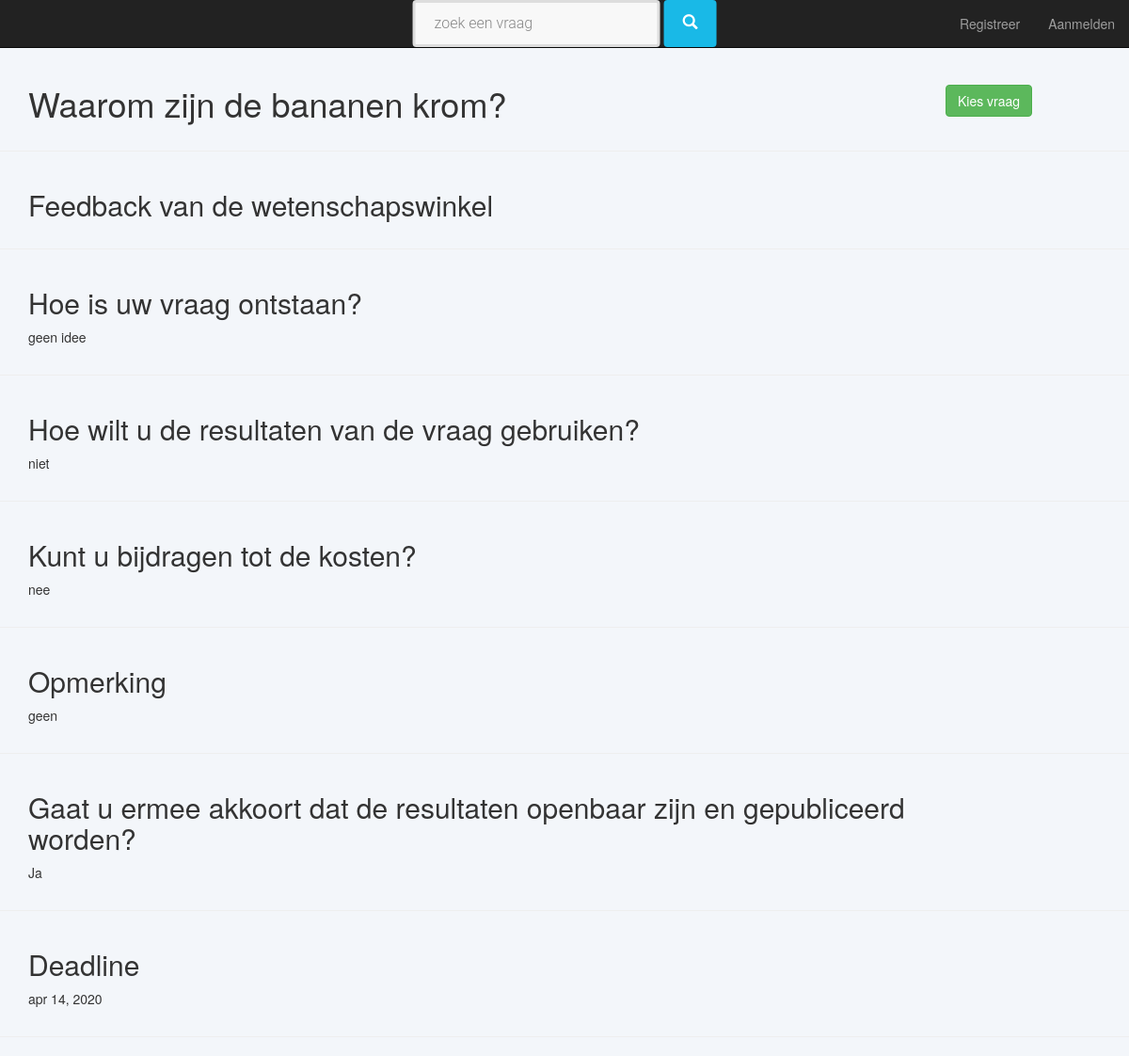
Screenshot of /dbwwinkel/detail_organisation/1 with the database file from the repository.
### dbwwinkel/models.py (models this page shows, shortened)
class Question(models.Model):
    question_text = models.TextField()
    reason = models.TextField()
    purpose = models.TextField()
    own_contribution = models.TextField()
    remarks = models.TextField(blank=True)
    internal_remarks = models.TextField(blank=True)
    how_know_WW = models.TextField(blank=True)
    deadline = models.DateField(blank=True, null=True)
    public = models.BooleanField()
    creation_date = models.DateTimeField(default=timezone.now)
    active = models.BooleanField(default=True)
    status = models.ForeignKey(State)
    region = models.ManyToManyField(Region)
    organisation = models.ForeignKey(Organisation)
    keyword = models.ManyToManyField(Keyword)
    question_subject = models.ManyToManyField(QuestionSubject, blank=True)
    study_field = models.ManyToManyField(StudyField, blank=True)
    def get_status_name(self):
        state_names = [_("nieuw"), _("verwerking centraal"), _("verwerkt centraal"), _("verwerking_regionaal"),
                       _("vrij"), _("gereserveerd"),_("lopend"), _("afgerond"), _("geweigerd"), _("ingetrokken")]
        return state_names[self.status.id - 1]
    status_name = property(get_status_name)
    class Meta:
        default_permissions = ('add', 'delete')
        permissions = (
            ('view_draft_question', _('Can view draft question')),
            ('edit_draft_question', _('Can edit draft question')),
            ('view_in_progress_central_question', _('Can view in progress question central')),
            ('edit_in_progress_central_question', _('Can edit in progress question central')),
            ('view_processed_central_question', _('Can view processed question central')),
            ('edit_processed_central_question', _('Can edit processed question central')),
            ('view_in_progress_regional_question', _('Can view in progress question regional')),
            ('edit_in_progress_regional_question', _('Can edit in progress question regional')),
            ('edit_public_question', _('Can edit public question')),
            ('edit_reserved_question', _('Can edit reserved question')),
            ('view_ongoing_question', _('Can view ongoing question')),
            ('edit_ongoing_question', _('Can edit ongoing question')),
            ('view_finished_question', _('Can view finished question')),
            ('edit_finished_question', _('Can edit finished question')),
            ('view_denied_question', _('Can view denied question')),
            ('edit_denied_question', _('Can edit denied question')),
            ('view_revoked_question', _('Can view revoked question')),
            ('edit_revoked_question', _('Can edit revoked question')),
        )

### dbwwinkel/views.py (the view)
# urls.py: url(r'^detail_organisation/(?P<question_id>[0-9]+)', views.detail, name='detail_organisation'),
def detail(request, question_id):
    question = Question.objects.get(id=question_id)
    button_template = "dbwwinkel/detail_question_buttons/default.html"
    if request.user.is_authenticated == False: # Then the user is a student
        button_template = "dbwwinkel/detail_question_buttons/student.html"
    elif OrganisationUser.objects.filter(id = request.user.id).exists():
        if request.user.has_perm('edit_question', question):
            button_template = "dbwwinnkel/detail_question_buttons/organisations.html"
    context = {'question': question,
               'button_template': button_template}
    return render(request, 'dbwwinkel/detail_question.html', context)

### dbwwinkel/templates/dbwwinkel/detail_question.html (shortened to what this page needs)
{% extends "base/base.html" %}
{% load cms_tags menu_tags sekizai_tags staticfiles %}
{% block content %}
    <div class = "container">
        <div class="row">
            <div class = "col-md-10">
                <h1>{{ question.question_text }}</h1>
                </div>
            <div class = "col-md-2">
                <br>
                {% include button_template %}
            </div>
        </div>
    </div>
    <hr />
       <div class = "container">
        <div class="row">
            <div class = "col-md-11">
                <h2>Feedback van de wetenschapswinkel</h2>
            </div>
        </div>
    </div>
    <hr/>
    <div class = "container">
        <div class="row">
            <div class = "col-md-11">
                <h2>Hoe is uw vraag ontstaan?</h2>
                <p>{{ question.reason }}</p>
            </div>
        </div>
    </div>
    <hr />
    <div class = "container">
        <div class="row">
            <div class = "col-md-11">
                <h2>Hoe wilt u de resultaten van de vraag gebruiken?</h2>
                <p>{{ question.purpose }}</p>
            </div>
        </div>
    </div>
    <hr/>
        <div class = "container">
        <div class="row">
            <div class = "col-md-11">
                <h2>Kunt u bijdragen tot de kosten?</h2>
                <p>{{ question.own_contribution }}</p>
            </div>
        </div>
    </div>
    <hr/>
       <div class = "container">
        <div class="row">
            <div class = "col-md-11">
                <h2>Opmerking</h2>
                <p>{{ question.remarks }}</p>
            </div>
        </div>
    </div>
    <hr/>
       <div class = "container">
        <div class="row">
            <div class = "col-md-11">
                <h2>Gaat u ermee akkoort dat de resultaten openbaar zijn en gepubliceerd worden?</h2>
                {% if question.public is True  %}
                <p>Ja</p>
                {% else %}
                <p>Nee</p>
                {% endif %}
            </div>
        </div>
    </div>
    <hr/>
    <div class = "container">
        <div class="row">
            <div class = "col-md-11">
                <h2>Deadline</h2>
                <p>{{ question.deadline }}</p>
            </div>
        </div>
    </div>
    <hr/>
{% endblock %}

### dbwwinkel/static/dbwwinkel/css/wwinkel.css (style rules this page uses)
body { background-color: #F3F6FA; padding-top: 70px; }

### rows the page displays
Question: question_text "Waarom zijn de bananen krom?", reason "geen idee", purpose "niet", own_contribution "nee", remarks "geen", deadline "apr 14, 2020"
